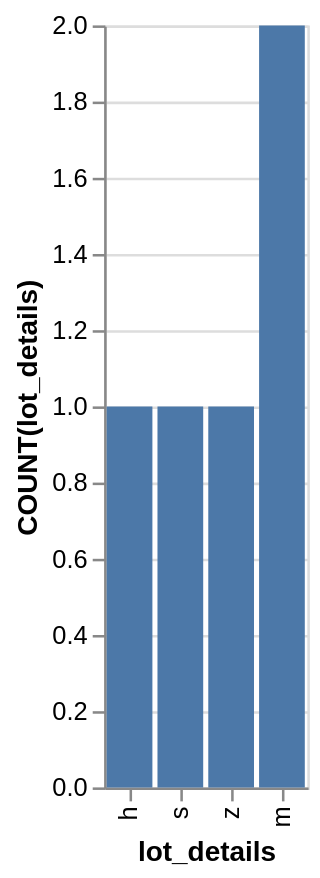

Describe this chart as a Vega-Lite specification.
### Vega-Lite specification from a JSON file in a GitHub repository (floating-point values rounded to 4 significant figures)
{"data": {"values": [{"x_data": "h", "y_data": 1}, {"x_data": "s", "y_data": 1}, {"x_data": "z", "y_data": 1}, {"x_data": "m", "y_data": 2}]}, "mark": "bar", "encoding": {"x": {"field": "x_data", "type": "nominal", "title": "lot_details", "sort": {"op": "sum", "field": "y_data", "order": "ascending"}}, "y": {"field": "y_data", "type": "quantitative", "title": "COUNT(lot_details)"}}}
